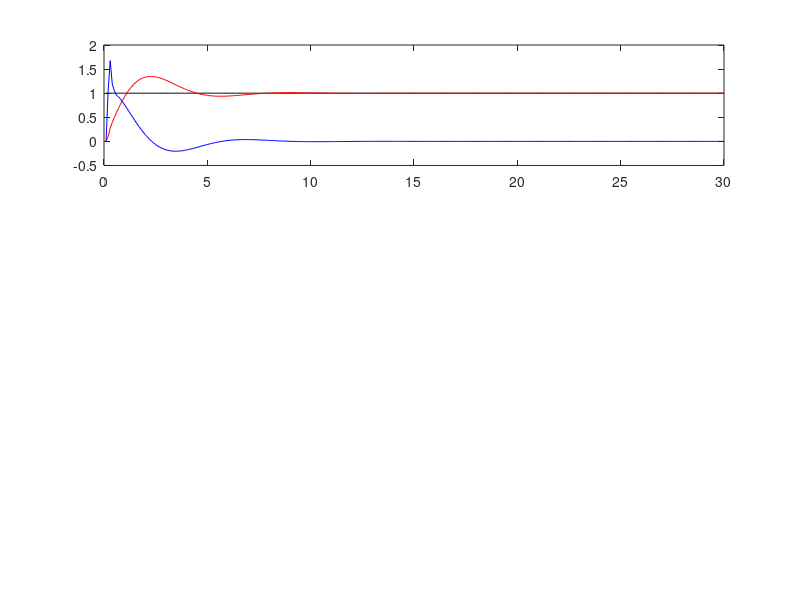

Write MATLAB code to recreate this figure. (Note: this script raises an error after producing the figure.)
%%%%%%%%%%%%%%%%%%%%%%%%%%%%%%%%%%%%%%%%%%%%%%%%%%
% Written By: Mohammad Y. Saadeh, on 02/15/2012  %
% University of Nevada Las Vegas {UNLV}          %
%                                                %%%%%%%%%%%%%%%%%%%%%%%
% Build and define a MATLAB based PID controller using simple routines %
% Might be useful in cases of Hardware-In-Loop (HIL) applications      %
% where access to Real Time Workshop (RTW) is not possible.            %
%%%%%%%%%%%%%%%%%%%%%%%%%%%%%%%A%%%%%%%%%%%%%%%%%%%%%%%%%%%%%%%%%%%%%%%%

clc;clear;close all

%% Time simulation
tic                 % start timer to calculate CPU time
dt = 0.1;           % sampling time
tf = 30;             % total simulation time in seconds
n = round(tf/dt);    % number of samples
t = 0:dt:tf;


%% Initial state
state1(1:n+1) = 0; STATE1(1:n+1) = 0;
state2(1:n+1) = 0; STATE2(1:n+1) = 0;

%% Desired state
x_des = 1;        % desired output, or reference point

%% PID Control
feed1 = 1;          % can be replaced with damping coefficient B or (B/Mass)
feed2 = 1;          % can be replaced with spring coefficient K or (K/Mass)
B = feed1;K = feed2;
Kp = 1;             % proportional term Kp
Kd = 0.1;             % derivative term Kd
Ki = 0;             % integral term Ki


%% Simulation
% pre-assign all the arrays to optimize simulation time
Prop(1:n+1) = 0; velocidad(1:n+1) = 0;Der(1:n+1) = 0; Int(1:n+1) = 0; I(1:n+1) = 0;
PID(1:n+1) = 0;
x_t(1:n+1) = 0;
Output(1:n+1) = 0;
Error(1:n+1) = 0;


for i = 1:n
    Error(i+1) = x_des - x_t(i);           % error entering the PID controller
    %velocidad(i+1) =(x_t(i+1) - x_t(i))/dt;
    Prop(i+1) = Error(i+1);                     % error of proportional term
    Der(i+1)  = (Error(i+1) - Error(i))/dt;     % derivative of the error
    Int(i+1)  = (Error(i+1) + Error(i))*dt/2;   % integration of the error
    I(i+1)    = sum(Int);                       % the sum of the integration of the error
    
    PID(i+1)  = Kp*Prop(i) + Ki*I(i+1)+ Kd*Der(i); % the three PID terms
    
    %% You can replace the follwoing five lines with your system/hardware/model
    STATE1(i+1) = sum(PID);                         % sum PID term to calculate the first integration
    state2(i+1) = (STATE1(i+1) + STATE1(i))*dt/2;   % output after the first integrator
    STATE2(i+1) = sum(state2);                      % sum output of first integrator to calculate the second integration
    Output(i+1) = (STATE2(i+1) + STATE2(i))*dt/2;   % output of the system after the second integrator
    %x_t(i+1) = x_t(i) + velocidad(i)*dt;
    x_t(i+1) = state2(i+1)*feed1 + Output(i+1)*feed2;
    velocidad(i+1) =(x_t(i+1) - x_t(i))/dt;
end

%% Results
tsim = toc; % simulation time
t=t(2:end);
figure(1);
subplot(3,1,1);
plot(t,x_des*ones(1,i),'black',t,x_t(2:end),'r',t,velocidad(2:end),'b')
title("PID Controller with Kp = " + Kp + ", Kd = " + Kd + ", Ki = " + Ki)
legend('$x_{des}[m]$','$x_t [m]$','$\dot{x}_t [m \cdot s^{-2}]$', 'Interpreter','latex')
ylabel('Position and Speed');
subplot(3,1,2);
plot(t,Prop(2:end),'r',t,Der(2:end),'b',t,Int(2:end),'g')
legend('$x_{des} - x_t$', '$\dot{x}_{des} - \dot{x}_t$', '$\int_0^t x_{des} - x_t dt$','Interpreter','latex')
ylabel('Errors');
subplot(3,1,3);
plot(t, PID(2:end), 'black', t,Kp*Prop(2:end),'r',t,Kd*Der(2:end),'b',t,Ki*Int(2:end),'g')
legend('$u$','$u_p$', '$u_d$', '$u_i$', 'Interpreter','latex')
xlabel('Time (sec)')
ylabel('Controls');
